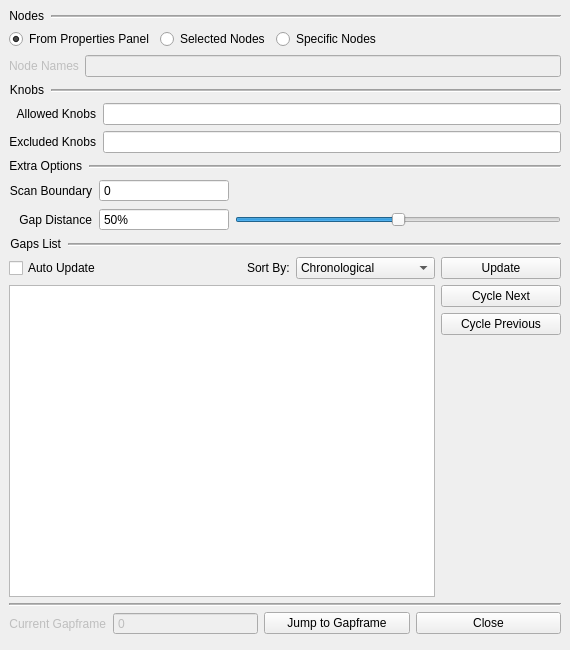
<?xml version="1.0" encoding="UTF-8"?>
<ui version="4.0">
 <class>GapframesPanel</class>
 <widget class="QMainWindow" name="GapframesPanel">
  <property name="geometry">
   <rect>
    <x>0</x>
    <y>0</y>
    <width>570</width>
    <height>650</height>
   </rect>
  </property>
  <property name="maximumSize">
   <size>
    <width>650</width>
    <height>750</height>
   </size>
  </property>
  <property name="windowTitle">
   <string>Gapframes Panel</string>
  </property>
  <widget class="QWidget" name="GapframesWidget">
   <layout class="QVBoxLayout" name="verticalLayout">
    <item>
     <layout class="QHBoxLayout" name="nodeSection_title_layout">
      <item>
       <widget class="QLabel" name="nodeSection_title_label">
        <property name="font">
         <font>
          <pointsize>9</pointsize>
         </font>
        </property>
        <property name="text">
         <string>Nodes</string>
        </property>
        <property name="alignment">
         <set>Qt::AlignRight|Qt::AlignTrailing|Qt::AlignVCenter</set>
        </property>
        <property name="margin">
         <number>1</number>
        </property>
        <property name="indent">
         <number>1</number>
        </property>
       </widget>
      </item>
      <item>
       <widget class="Line" name="nodeSection_title_line">
        <property name="sizePolicy">
         <sizepolicy hsizetype="Expanding" vsizetype="Preferred">
          <horstretch>0</horstretch>
          <verstretch>0</verstretch>
         </sizepolicy>
        </property>
        <property name="frameShadow">
         <enum>QFrame::Sunken</enum>
        </property>
        <property name="lineWidth">
         <number>1</number>
        </property>
        <property name="midLineWidth">
         <number>1</number>
        </property>
        <property name="orientation">
         <enum>Qt::Horizontal</enum>
        </property>
       </widget>
      </item>
     </layout>
    </item>
    <item>
     <layout class="QVBoxLayout" name="nodeSection_button_layout">
      <item>
       <layout class="QHBoxLayout" name="nodeSection_selection_layout">
        <item>
         <widget class="QRadioButton" name="nodeSection_propertiesPanel_radioButton">
          <property name="sizePolicy">
           <sizepolicy hsizetype="Fixed" vsizetype="Fixed">
            <horstretch>0</horstretch>
            <verstretch>0</verstretch>
           </sizepolicy>
          </property>
          <property name="text">
           <string>From Properties Panel</string>
          </property>
          <property name="checked">
           <bool>true</bool>
          </property>
         </widget>
        </item>
        <item>
         <widget class="QRadioButton" name="nodeSection_selectedNodes_radioButton">
          <property name="sizePolicy">
           <sizepolicy hsizetype="Fixed" vsizetype="Fixed">
            <horstretch>0</horstretch>
            <verstretch>0</verstretch>
           </sizepolicy>
          </property>
          <property name="text">
           <string>Selected Nodes</string>
          </property>
         </widget>
        </item>
        <item>
         <widget class="QRadioButton" name="nodeSection_specificNodes_radioButton">
          <property name="text">
           <string>Specific Nodes</string>
          </property>
         </widget>
        </item>
       </layout>
      </item>
      <item>
       <layout class="QHBoxLayout" name="nodeNames_input_layout">
        <item>
         <widget class="QLabel" name="nodeNames_input_label">
          <property name="enabled">
           <bool>false</bool>
          </property>
          <property name="text">
           <string>Node Names</string>
          </property>
         </widget>
        </item>
        <item>
         <widget class="QLineEdit" name="nodeNames_input_lineEdit">
          <property name="enabled">
           <bool>false</bool>
          </property>
         </widget>
        </item>
       </layout>
      </item>
     </layout>
    </item>
    <item>
     <layout class="QHBoxLayout" name="knobSection_title_layout">
      <item>
       <widget class="QLabel" name="knobSection_title_label">
        <property name="font">
         <font>
          <pointsize>9</pointsize>
         </font>
        </property>
        <property name="text">
         <string>Knobs</string>
        </property>
        <property name="alignment">
         <set>Qt::AlignRight|Qt::AlignTrailing|Qt::AlignVCenter</set>
        </property>
        <property name="margin">
         <number>1</number>
        </property>
        <property name="indent">
         <number>1</number>
        </property>
       </widget>
      </item>
      <item>
       <widget class="Line" name="knobSection_title_line">
        <property name="sizePolicy">
         <sizepolicy hsizetype="Expanding" vsizetype="Preferred">
          <horstretch>0</horstretch>
          <verstretch>0</verstretch>
         </sizepolicy>
        </property>
        <property name="frameShadow">
         <enum>QFrame::Sunken</enum>
        </property>
        <property name="lineWidth">
         <number>1</number>
        </property>
        <property name="midLineWidth">
         <number>1</number>
        </property>
        <property name="orientation">
         <enum>Qt::Horizontal</enum>
        </property>
       </widget>
      </item>
     </layout>
    </item>
    <item>
     <layout class="QGridLayout" name="knobSection_input_layout">
      <item row="0" column="2">
       <widget class="QLineEdit" name="knobSection_allowedKnobs_lineEdit">
        <property name="toolTip">
         <string>&lt;html&gt;&lt;head/&gt;&lt;body&gt;&lt;p&gt;Names of Knobs which should be considered when scanning for Keyframes.&lt;/p&gt;&lt;p&gt;Leave empty to allow all knobs.&lt;/p&gt;&lt;/body&gt;&lt;/html&gt;</string>
        </property>
       </widget>
      </item>
      <item row="0" column="0">
       <widget class="QLabel" name="knobSection_allowedKnobs_label">
        <property name="text">
         <string>Allowed Knobs</string>
        </property>
        <property name="alignment">
         <set>Qt::AlignRight|Qt::AlignTrailing|Qt::AlignVCenter</set>
        </property>
        <property name="margin">
         <number>1</number>
        </property>
        <property name="indent">
         <number>1</number>
        </property>
       </widget>
      </item>
      <item row="1" column="0">
       <widget class="QLabel" name="knobSection_excludedKnobs_label_2">
        <property name="text">
         <string>Excluded Knobs</string>
        </property>
        <property name="alignment">
         <set>Qt::AlignRight|Qt::AlignTrailing|Qt::AlignVCenter</set>
        </property>
        <property name="margin">
         <number>1</number>
        </property>
        <property name="indent">
         <number>1</number>
        </property>
       </widget>
      </item>
      <item row="1" column="2">
       <widget class="QLineEdit" name="knobSection_excludedKnobs_lineEdit">
        <property name="toolTip">
         <string>&lt;html&gt;&lt;head/&gt;&lt;body&gt;&lt;p&gt;Names of Knobs which should be excluded when scanning for Keyframes.&lt;/p&gt;&lt;p&gt;Leave empty to NOT exclude any knobs.&lt;/p&gt;&lt;/body&gt;&lt;/html&gt;</string>
        </property>
       </widget>
      </item>
     </layout>
    </item>
    <item>
     <layout class="QHBoxLayout" name="extraOptions_title_layout">
      <item>
       <widget class="QLabel" name="extraOptions_title_label">
        <property name="font">
         <font>
          <pointsize>9</pointsize>
         </font>
        </property>
        <property name="text">
         <string>Extra Options</string>
        </property>
        <property name="alignment">
         <set>Qt::AlignRight|Qt::AlignTrailing|Qt::AlignVCenter</set>
        </property>
        <property name="margin">
         <number>1</number>
        </property>
        <property name="indent">
         <number>1</number>
        </property>
       </widget>
      </item>
      <item>
       <widget class="Line" name="extraOptions_title_line">
        <property name="sizePolicy">
         <sizepolicy hsizetype="Expanding" vsizetype="Preferred">
          <horstretch>0</horstretch>
          <verstretch>0</verstretch>
         </sizepolicy>
        </property>
        <property name="frameShadow">
         <enum>QFrame::Sunken</enum>
        </property>
        <property name="lineWidth">
         <number>1</number>
        </property>
        <property name="midLineWidth">
         <number>1</number>
        </property>
        <property name="orientation">
         <enum>Qt::Horizontal</enum>
        </property>
       </widget>
      </item>
     </layout>
    </item>
    <item>
     <layout class="QGridLayout" name="extraOptions_input_layout">
      <item row="1" column="1">
       <widget class="QSpinBox" name="extraOptions_gapDistance_spinBox">
        <property name="sizePolicy">
         <sizepolicy hsizetype="Preferred" vsizetype="Fixed">
          <horstretch>40</horstretch>
          <verstretch>0</verstretch>
         </sizepolicy>
        </property>
        <property name="toolTip">
         <string>&lt;html&gt;&lt;head/&gt;&lt;body&gt;&lt;p&gt;How far between the Keyframes of a Gap to place the Gapframe.&lt;/p&gt;&lt;/body&gt;&lt;/html&gt;</string>
        </property>
        <property name="buttonSymbols">
         <enum>QAbstractSpinBox::NoButtons</enum>
        </property>
        <property name="suffix">
         <string>%</string>
        </property>
        <property name="maximum">
         <number>100</number>
        </property>
        <property name="value">
         <number>50</number>
        </property>
       </widget>
      </item>
      <item row="1" column="2">
       <widget class="QSlider" name="extraOptions_gapDistance_slider">
        <property name="sizePolicy">
         <sizepolicy hsizetype="Preferred" vsizetype="Fixed">
          <horstretch>100</horstretch>
          <verstretch>0</verstretch>
         </sizepolicy>
        </property>
        <property name="maximum">
         <number>100</number>
        </property>
        <property name="value">
         <number>50</number>
        </property>
        <property name="orientation">
         <enum>Qt::Horizontal</enum>
        </property>
       </widget>
      </item>
      <item row="0" column="0">
       <widget class="QLabel" name="extraOptions_scanBoundary_label">
        <property name="sizePolicy">
         <sizepolicy hsizetype="Minimum" vsizetype="Preferred">
          <horstretch>0</horstretch>
          <verstretch>0</verstretch>
         </sizepolicy>
        </property>
        <property name="text">
         <string>Scan Boundary</string>
        </property>
        <property name="alignment">
         <set>Qt::AlignRight|Qt::AlignTrailing|Qt::AlignVCenter</set>
        </property>
        <property name="margin">
         <number>1</number>
        </property>
        <property name="indent">
         <number>1</number>
        </property>
       </widget>
      </item>
      <item row="1" column="0">
       <widget class="QLabel" name="extraOptions_gapDistance_label">
        <property name="text">
         <string>Gap Distance</string>
        </property>
        <property name="alignment">
         <set>Qt::AlignRight|Qt::AlignTrailing|Qt::AlignVCenter</set>
        </property>
        <property name="margin">
         <number>1</number>
        </property>
        <property name="indent">
         <number>1</number>
        </property>
       </widget>
      </item>
      <item row="0" column="1">
       <widget class="QSpinBox" name="extraOptions_scanBoundary_spinBox">
        <property name="enabled">
         <bool>true</bool>
        </property>
        <property name="sizePolicy">
         <sizepolicy hsizetype="MinimumExpanding" vsizetype="Fixed">
          <horstretch>0</horstretch>
          <verstretch>0</verstretch>
         </sizepolicy>
        </property>
        <property name="toolTip">
         <string>How many frames on either side of the current Active Viewer frame to scan for Keyframes.</string>
        </property>
        <property name="buttonSymbols">
         <enum>QAbstractSpinBox::NoButtons</enum>
        </property>
        <property name="maximum">
         <number>999999999</number>
        </property>
       </widget>
      </item>
     </layout>
    </item>
    <item>
     <layout class="QHBoxLayout" name="gapsList_title_layout">
      <item>
       <widget class="QLabel" name="gapsList_title_label">
        <property name="font">
         <font>
          <pointsize>9</pointsize>
         </font>
        </property>
        <property name="text">
         <string>Gaps List</string>
        </property>
        <property name="alignment">
         <set>Qt::AlignRight|Qt::AlignTrailing|Qt::AlignVCenter</set>
        </property>
        <property name="margin">
         <number>1</number>
        </property>
        <property name="indent">
         <number>1</number>
        </property>
       </widget>
      </item>
      <item>
       <widget class="Line" name="gapsList_title_line">
        <property name="sizePolicy">
         <sizepolicy hsizetype="Expanding" vsizetype="Preferred">
          <horstretch>0</horstretch>
          <verstretch>0</verstretch>
         </sizepolicy>
        </property>
        <property name="frameShadow">
         <enum>QFrame::Sunken</enum>
        </property>
        <property name="lineWidth">
         <number>1</number>
        </property>
        <property name="midLineWidth">
         <number>1</number>
        </property>
        <property name="orientation">
         <enum>Qt::Horizontal</enum>
        </property>
       </widget>
      </item>
     </layout>
    </item>
    <item>
     <layout class="QGridLayout" name="gapsList_overall_layout">
      <item row="1" column="0">
       <widget class="QListWidget" name="gapsList_list_listWidget">
        <property name="sizePolicy">
         <sizepolicy hsizetype="MinimumExpanding" vsizetype="Expanding">
          <horstretch>0</horstretch>
          <verstretch>0</verstretch>
         </sizepolicy>
        </property>
       </widget>
      </item>
      <item row="1" column="1">
       <layout class="QVBoxLayout" name="gapsList_actions_layout">
        <item>
         <widget class="QPushButton" name="gapsList_cycleNext_pushButton">
          <property name="text">
           <string>Cycle Next</string>
          </property>
         </widget>
        </item>
        <item>
         <widget class="QPushButton" name="gapsList_cyclePrev_pushButton">
          <property name="text">
           <string>Cycle Previous</string>
          </property>
         </widget>
        </item>
        <item>
         <spacer name="gapsList_actions_spacer">
          <property name="orientation">
           <enum>Qt::Vertical</enum>
          </property>
          <property name="sizeHint" stdset="0">
           <size>
            <width>20</width>
            <height>40</height>
           </size>
          </property>
         </spacer>
        </item>
        <item>
         <spacer name="gapsList_actions_spacer_2">
          <property name="orientation">
           <enum>Qt::Horizontal</enum>
          </property>
          <property name="sizeType">
           <enum>QSizePolicy::Preferred</enum>
          </property>
          <property name="sizeHint" stdset="0">
           <size>
            <width>120</width>
            <height>20</height>
           </size>
          </property>
         </spacer>
        </item>
       </layout>
      </item>
      <item row="0" column="0">
       <layout class="QHBoxLayout" name="gapsList_settings_layout">
        <item>
         <widget class="QCheckBox" name="gapsList_autoUpdate_checkBox">
          <property name="toolTip">
           <string>&lt;html&gt;&lt;head/&gt;&lt;body&gt;&lt;p&gt;Enable automatic updating of the list whenever the Viewer timeline changes.&lt;/p&gt;&lt;/body&gt;&lt;/html&gt;</string>
          </property>
          <property name="text">
           <string>Auto Update</string>
          </property>
         </widget>
        </item>
        <item>
         <spacer name="gapsList_settings_spacer">
          <property name="orientation">
           <enum>Qt::Horizontal</enum>
          </property>
          <property name="sizeType">
           <enum>QSizePolicy::MinimumExpanding</enum>
          </property>
          <property name="sizeHint" stdset="0">
           <size>
            <width>40</width>
            <height>20</height>
           </size>
          </property>
         </spacer>
        </item>
        <item>
         <widget class="QLabel" name="gapsList_settings_label">
          <property name="text">
           <string>Sort By:</string>
          </property>
         </widget>
        </item>
        <item>
         <widget class="QComboBox" name="gapsList_sorting_comboBox">
          <property name="sizePolicy">
           <sizepolicy hsizetype="MinimumExpanding" vsizetype="Fixed">
            <horstretch>0</horstretch>
            <verstretch>0</verstretch>
           </sizepolicy>
          </property>
          <item>
           <property name="text">
            <string>Chronological</string>
           </property>
          </item>
          <item>
           <property name="text">
            <string>Largest Gap</string>
           </property>
          </item>
          <item>
           <property name="text">
            <string>Smallest Gap</string>
           </property>
          </item>
         </widget>
        </item>
       </layout>
      </item>
      <item row="0" column="1">
       <widget class="QPushButton" name="gapsList_update_pushButton">
        <property name="toolTip">
         <string>Force the list to update with current Gaps.</string>
        </property>
        <property name="text">
         <string>Update</string>
        </property>
       </widget>
      </item>
     </layout>
    </item>
    <item>
     <layout class="QHBoxLayout" name="bottom_divider">
      <item>
       <widget class="Line" name="bottom_divider_line">
        <property name="sizePolicy">
         <sizepolicy hsizetype="Expanding" vsizetype="Minimum">
          <horstretch>0</horstretch>
          <verstretch>0</verstretch>
         </sizepolicy>
        </property>
        <property name="frameShadow">
         <enum>QFrame::Sunken</enum>
        </property>
        <property name="lineWidth">
         <number>1</number>
        </property>
        <property name="midLineWidth">
         <number>1</number>
        </property>
        <property name="orientation">
         <enum>Qt::Horizontal</enum>
        </property>
       </widget>
      </item>
     </layout>
    </item>
    <item>
     <layout class="QGridLayout" name="bottom_actionsInput_layout">
      <item row="0" column="0">
       <widget class="QLabel" name="bottom_curGapframe_label">
        <property name="enabled">
         <bool>false</bool>
        </property>
        <property name="sizePolicy">
         <sizepolicy hsizetype="Minimum" vsizetype="Preferred">
          <horstretch>0</horstretch>
          <verstretch>0</verstretch>
         </sizepolicy>
        </property>
        <property name="text">
         <string>Current Gapframe</string>
        </property>
        <property name="alignment">
         <set>Qt::AlignRight|Qt::AlignTrailing|Qt::AlignVCenter</set>
        </property>
        <property name="margin">
         <number>1</number>
        </property>
        <property name="indent">
         <number>1</number>
        </property>
       </widget>
      </item>
      <item row="0" column="2">
       <widget class="QPushButton" name="bottom_jumpAction_pushButton">
        <property name="sizePolicy">
         <sizepolicy hsizetype="MinimumExpanding" vsizetype="Fixed">
          <horstretch>0</horstretch>
          <verstretch>0</verstretch>
         </sizepolicy>
        </property>
        <property name="text">
         <string>Jump to Gapframe</string>
        </property>
       </widget>
      </item>
      <item row="0" column="3">
       <widget class="QPushButton" name="bottom_closeWin_pushButton">
        <property name="sizePolicy">
         <sizepolicy hsizetype="MinimumExpanding" vsizetype="Fixed">
          <horstretch>0</horstretch>
          <verstretch>0</verstretch>
         </sizepolicy>
        </property>
        <property name="text">
         <string>Close</string>
        </property>
       </widget>
      </item>
      <item row="0" column="1">
       <widget class="QSpinBox" name="bottom_curGapframe_spinBox">
        <property name="enabled">
         <bool>false</bool>
        </property>
        <property name="sizePolicy">
         <sizepolicy hsizetype="MinimumExpanding" vsizetype="Fixed">
          <horstretch>0</horstretch>
          <verstretch>0</verstretch>
         </sizepolicy>
        </property>
        <property name="readOnly">
         <bool>true</bool>
        </property>
        <property name="buttonSymbols">
         <enum>QAbstractSpinBox::NoButtons</enum>
        </property>
        <property name="maximum">
         <number>999999999</number>
        </property>
       </widget>
      </item>
     </layout>
    </item>
    <item>
     <widget class="QWidget" name="cpPaste_widget" native="true"/>
    </item>
   </layout>
  </widget>
  <action name="actionKey_Bindings">
   <property name="text">
    <string>Key Bindings</string>
   </property>
  </action>
 </widget>
 <tabstops>
  <tabstop>nodeSection_propertiesPanel_radioButton</tabstop>
  <tabstop>nodeSection_selectedNodes_radioButton</tabstop>
  <tabstop>nodeSection_specificNodes_radioButton</tabstop>
  <tabstop>nodeNames_input_lineEdit</tabstop>
  <tabstop>knobSection_allowedKnobs_lineEdit</tabstop>
  <tabstop>knobSection_excludedKnobs_lineEdit</tabstop>
  <tabstop>extraOptions_scanBoundary_spinBox</tabstop>
  <tabstop>extraOptions_gapDistance_spinBox</tabstop>
  <tabstop>extraOptions_gapDistance_slider</tabstop>
  <tabstop>gapsList_autoUpdate_checkBox</tabstop>
  <tabstop>gapsList_sorting_comboBox</tabstop>
  <tabstop>gapsList_update_pushButton</tabstop>
  <tabstop>gapsList_list_listWidget</tabstop>
  <tabstop>gapsList_cycleNext_pushButton</tabstop>
  <tabstop>gapsList_cyclePrev_pushButton</tabstop>
  <tabstop>bottom_jumpAction_pushButton</tabstop>
  <tabstop>bottom_closeWin_pushButton</tabstop>
  <tabstop>bottom_curGapframe_spinBox</tabstop>
 </tabstops>
 <resources/>
 <connections/>
</ui>
